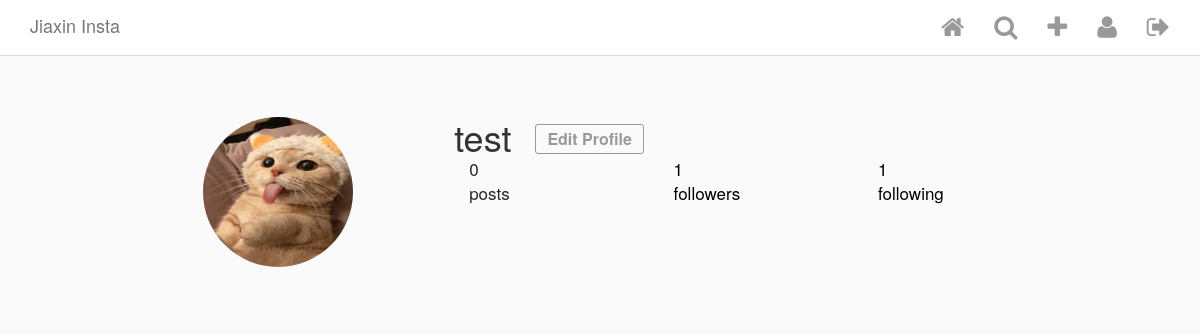
Screenshot of /user/2 (signed in) with the database file from the repository.
### Insta/models.py (models this page shows, shortened)
class  InstaUser(AbstractUser):
    profile_pic = ProcessedImageField(
        upload_to='static/images/profiles',
        format='JPEG',
        options={'quality':100},
        blank=True,
        null=True
    )
    def get_connections(self):
        connections = UserConnection.objects.filter(creator=self)
        return connections
    def get_followers(self):
        followers = UserConnection.objects.filter(following=self)
        return followers

### Insta/views.py (the view)
# urls.py: path('user/<int:pk>', UserDetailView.as_view(), name='user_detail'),
class UserDetailView(LoginRequiredMixin,DetailView):
    model = InstaUser
    template_name = 'user_detail.html'
    login_url = 'login'

### templates/user_detail.html (shortened to what this page needs)
{% extends 'base.html' %}
{% load custom_tags %}
{% block content %}
<div class="profile">
    <div class="profile__head">
        <div class="row">
            <div class="col-xs-4 left">
                {% if object.profile_pic %}
                    <img class="picture-circle" src="/{{ object.profile_pic }}">
                {% endif %}
            </div>
            <div class="col-xs-8 right">
                <div class="name-button">
                    <h1 class="username">{{ object.username }}</h1>
                    {% if user == object %}
                        <a class="edit-desktop" href="{% url 'edit_profile' object.pk %}" >
                            <button class="edit-profile">Edit Profile</button>
                        </a>
                    {% endif %}
                </div>
                    <ul class="stats">
                        <div class="col-xs-4"><li class="status__count"><span>{{ object.my_posts.count }}</span><br>posts</li></div>
                        <div class="col-xs-4"><a href="/" style="text-decoration: none;color: black;"><li class="status__count"><span class="follower_count" id="follower_id">{{ object.get_followers.count }}</span><br>followers</li></a></div>
                        <div class="col-xs-4"><a href="/" style="text-decoration: none;color: black;"><li class="status__count"><span>{{ object.get_connections.count }}</span><br>following</li></a></div>
                    </ul>
            </div>
        </div>
    </div>
    </div>
</div>
{% endblock content %}

### static/css/style.css (style rules this page uses)
html { height: 100%; }
body { min-height: 100%; background-color: #fafafa; }
.picture-circle, .picture-circle--medium, .picture-circle--small { border-radius: 100%; width: 150px; height: 150px; }
.profile { max-width: 975px; padding: 60px 20px 0; margin: 0 auto; }
.profile__head { margin-bottom: 40px; }
.profile__head .left { text-align: center; }
.profile__head h1, .profile__head .edit-profile, .profile__head .options-bubble { vertical-align: middle; }
.profile__head h1 { display: inline-block; margin: 0; }
.profile__head .edit-profile { margin-left: 20px; margin-right: 11px; font-size: 16px; font-weight: 600; color: #999; border: 1px solid #999; border-radius: 3px; padding: 0 11px; line-height: 28px; background-color: #fafafa; }
.profile__head .edit-profile, .profile__head .options-bubbles { margin-top: 5px; cursor: pointer; }
.stats { list-style: none; margin: 0; margin-bottom: 20px; padding: 0; }
.stats > * { font-size: 17px; color: #262626; }

### rows the page displays
InstaUser: profile_pic (picture), username "test", my_posts.count "0", get_followers.count "1", get_connections.count "1"
